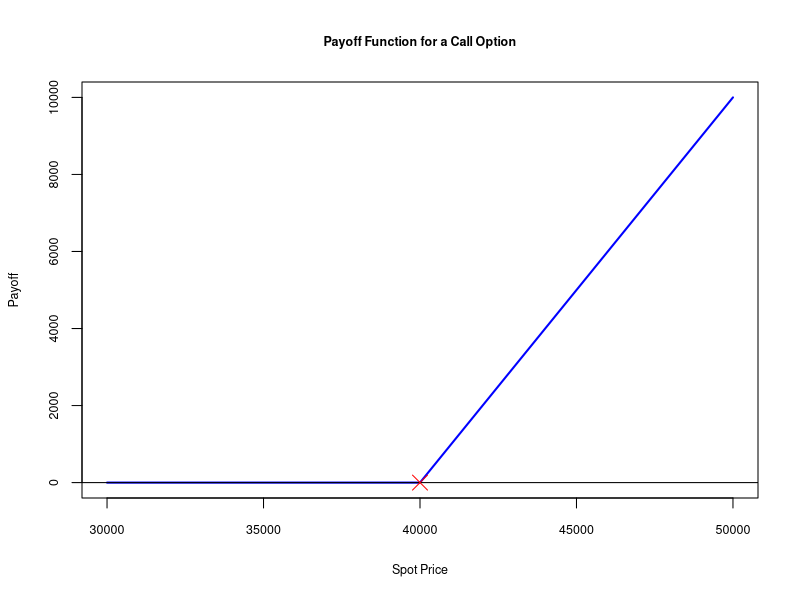
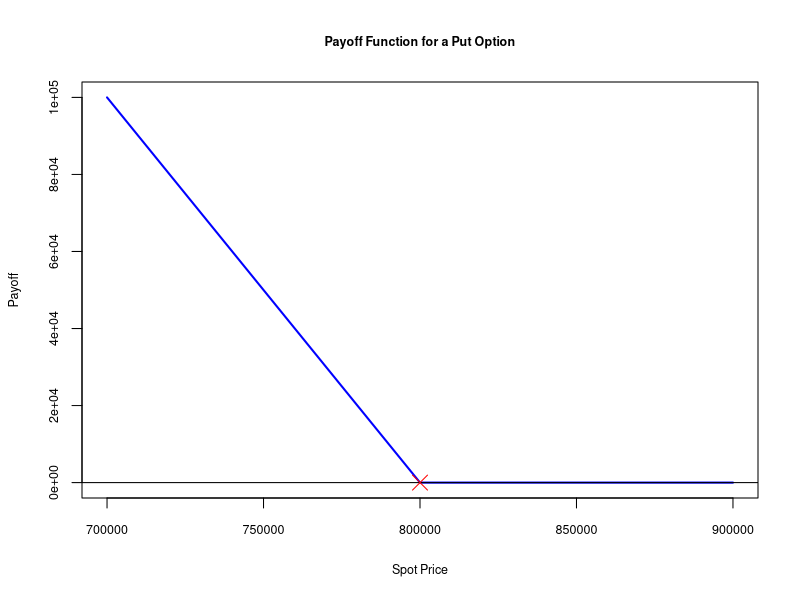
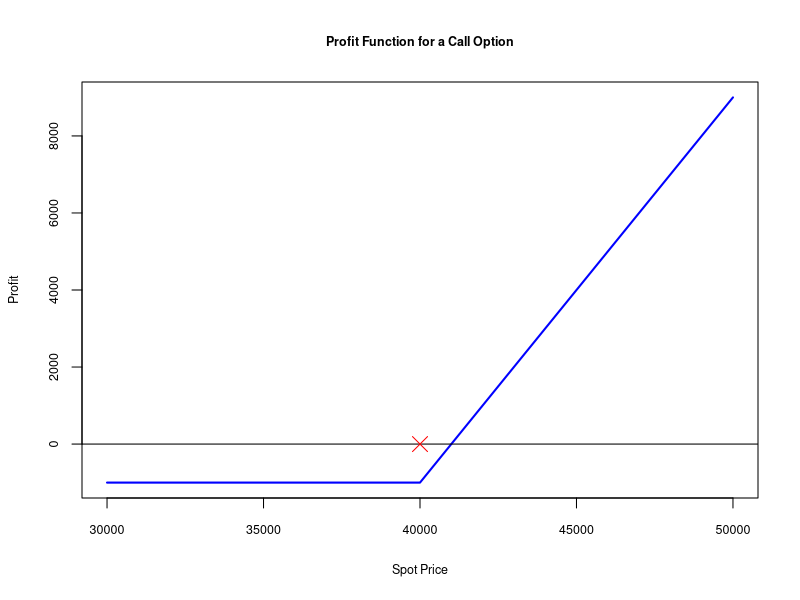
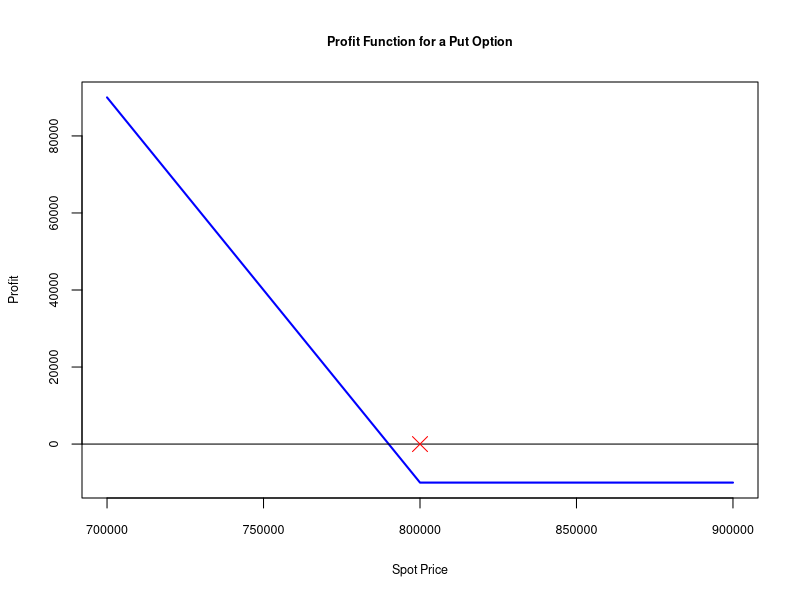

The R source for these figures, in order:
## ---- chunk 1
payoff <- function(x) 0 + (x - 40000)*(x > 40000) 
curve(payoff,from=30000,to=50000,main='Payoff Function for a Call Option',xlab='Spot Price',ylab='Payoff',col='blue',cex.main=.75,cex.axis=.75,cex.lab=.75,lwd = 2)
abline(h = 0)
points(40000,0,pch=4,col='red',cex=2)
## ---- chunk 2
payoff <- function(x) 0 + (800000-x)*(x < 800000) 
curve(payoff,from=700000,to=900000,main='Payoff Function for a Put Option',xlab='Spot Price',ylab='Payoff',col='blue',cex.main=.75,cex.axis=.75,cex.lab=.75,lwd = 2)
abline(h = 0)
points(800000,0,pch=4,col='red',cex=2)
## ---- chunk 3
payoff <- function(x) 0 + (x - 40000)*(x > 40000)  - 1000
curve(payoff,from=30000,to=50000,main='Profit Function for a Call Option',xlab='Spot Price',ylab='Profit',col='blue',cex.main=.75,cex.axis=.75,cex.lab=.75,lwd = 2)
abline(h = 0)
points(40000,0,pch=4,col='red',cex=2)
## ---- chunk 4
payoff <- function(x) 0 + (800000-x)*(x < 800000) - 10000
curve(payoff,from=700000,to=900000,main='Profit Function for a Put Option',xlab='Spot Price',ylab='Profit',col='blue',cex.main=.75,cex.axis=.75,cex.lab=.75,lwd = 2)
abline(h = 0)
points(800000,0,pch=4,col='red',cex=2)
